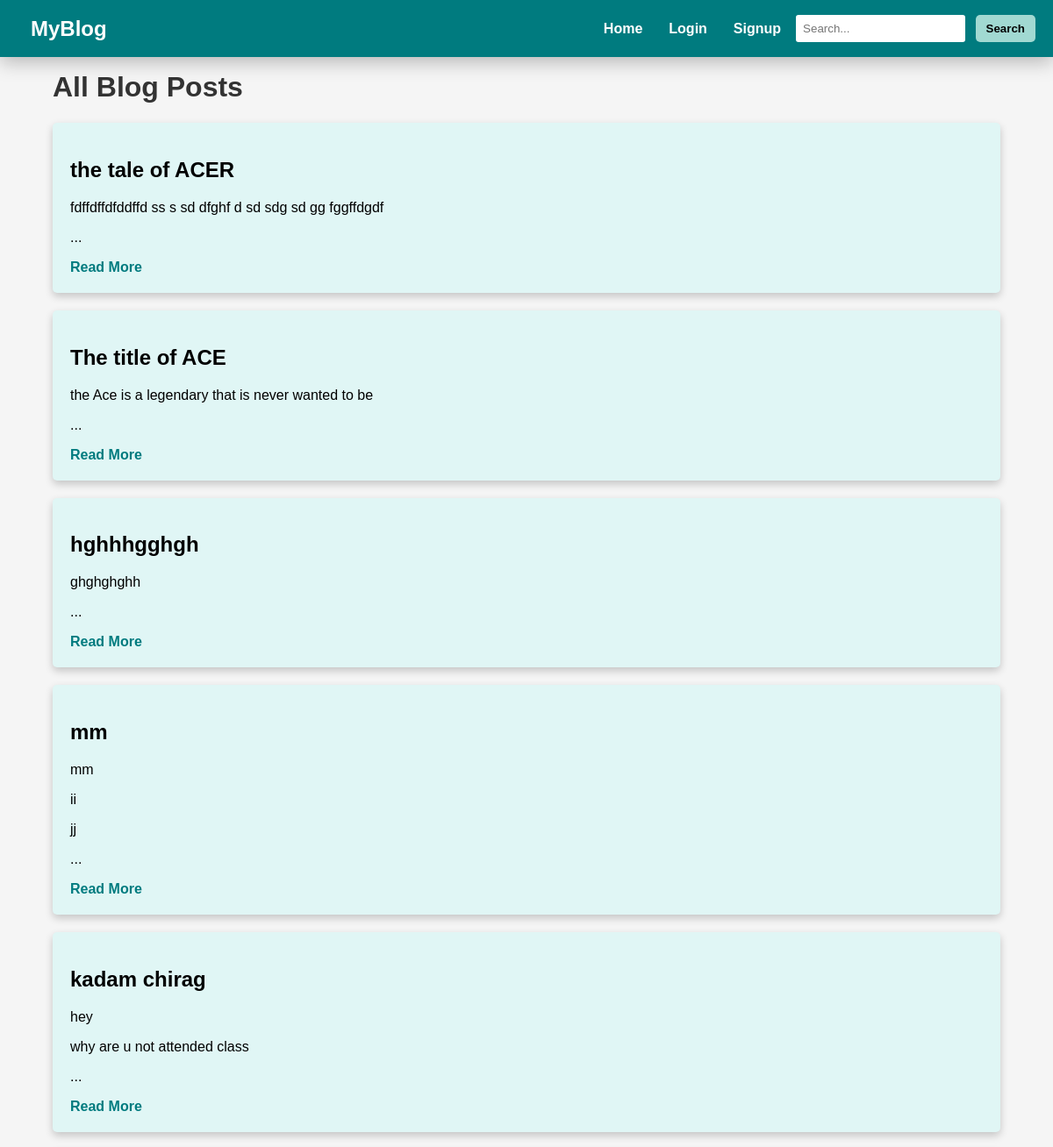
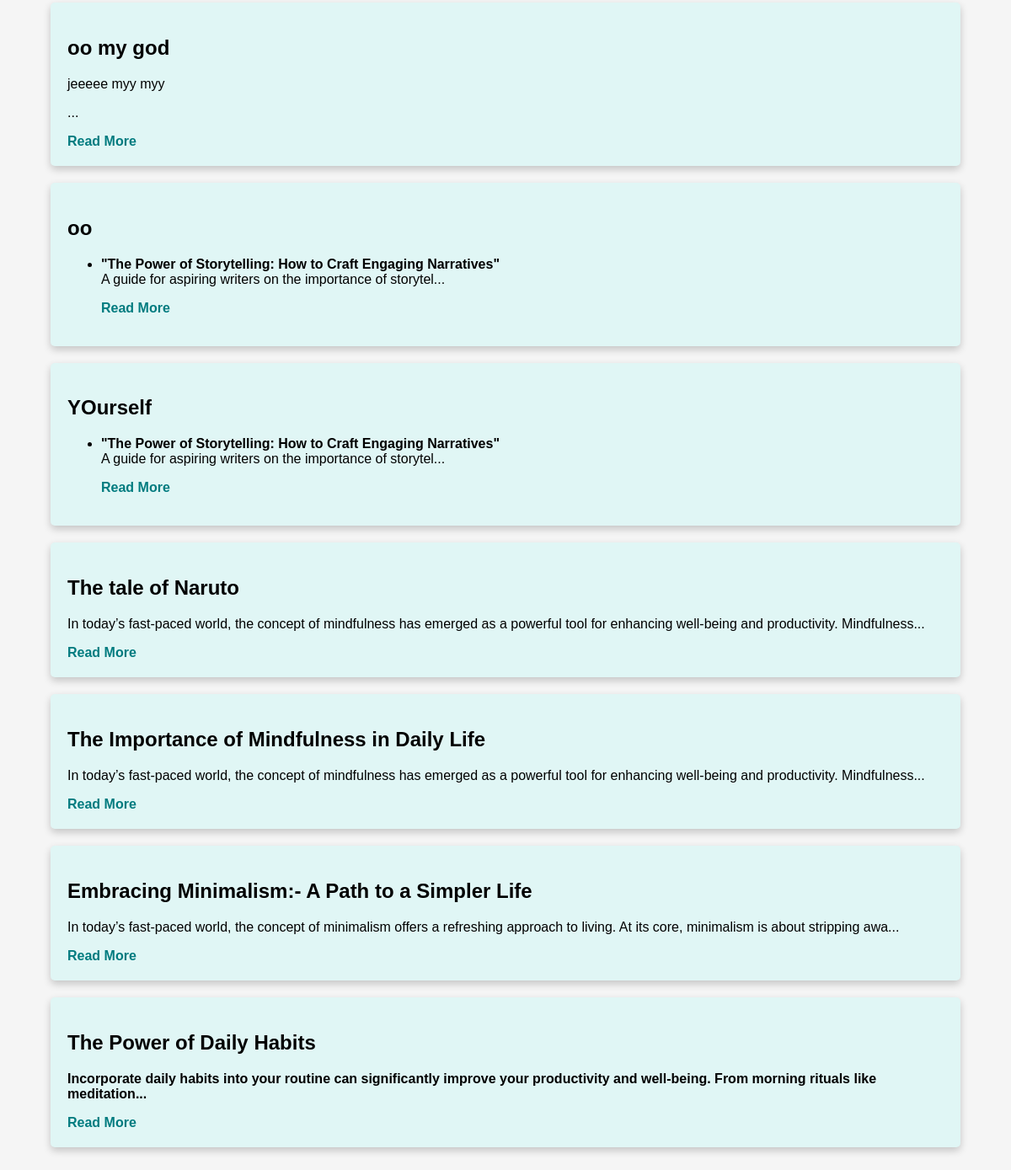
The page / on the database its author committed (2 pictures, top to bottom).
### tables this page shows
CREATE TABLE `posts` (
  `id` int(11) NOT NULL,
  `user_id` int(11) NOT NULL,
  `title` varchar(255) NOT NULL,
  `content` text NOT NULL,
  `tags` varchar(255) NOT NULL,
  `created_at` datetime DEFAULT current_timestamp()
);

### index.php (the view, shortened to what this page needs)
<?php
include('header.php');
$stmt = $conn->prepare("SELECT p.*
    FROM posts p
    LEFT JOIN drafts d ON p.id = d.post_id
    WHERE d.post_id IS NULL
    ORDER BY p.created_at DESC");
$stmt->execute();
$posts = $stmt->fetchAll(PDO::FETCH_ASSOC);
?>
<!DOCTYPE html>
<html lang="en">
<head>
</head>
<body>
    <div class="container" style="padding-inline:60px;">
        <h1>All Blog Posts</h1>
        <?php if (empty($posts)): ?>
            <p class="no-posts">No blog posts available.</p>
        <?php else: ?>
            <?php foreach ($posts as $post): ?>
                <div class="post">
                    <h2><?php echo ($post['title']); ?></h2>
                    <p><?php echo (substr($post['content'], 0, 150)); ?>...</p>
                    <a href="post_details.php?id=<?php echo $post['id']; ?>">Read More</a>
                </div>
            <?php endforeach; ?>
        <?php endif; ?>
    </div>
</body>
</html>

### header.php (shortened to what this page needs)
<!DOCTYPE html>
<html lang="en">
<head>
    <link rel="stylesheet" href="style.css">
</head>
<body>
<div class="header">
    <div class="logo">
        <a href="index.php">MyBlog</a>
    </div>
    <div class="menu">
    <a href="index.php">Home</a>
        <?php if (!isset($_SESSION['user_id'])): ?>
            <a href="login.php">Login</a>
            <a href="signup.php">Signup</a>
        <?php else: ?>
            <a href="dashboard.php">Dashboard</a>
            <a href="logout.php">Logout</a>
        <?php endif; ?>
        <div class="search-bar">
            <form action="search.php" method="GET">
                <input type="text" name="query" placeholder="Search...">
                <button type="submit">Search</button>
            </form>
        </div>
    </div>
</div>
</body>
</html>

### style.css (style rules this page uses)
body { margin: 0; padding: 0; box-sizing: border-box; font-family: Arial, sans-serif; background-color: #f5f5f5; }
.header { display: flex; justify-content: space-between; align-items: center; background-color: #007B7F; padding: 15px 20px; box-shadow: 0 4px 12px rgba(0, 0, 0, 0.15); position: fixed; top: 0; left: 0; right: 0; z-index: 1000; transition: box-shadow 0.3s; }
.header a { color: #FFFFFF; text-decoration: none; margin: 0 15px; font-weight: bold; position: relative; transition: color 0.3s; }
.header a::after { content: ''; display: block; height: 3px; width: 100%; background-color: #FFD700; position: absolute; left: 0; bottom: -5px; transform: scaleX(0); transition: transform 0.3s ease; }
.logo { font-size: 24px; font-weight: bold; color: #FFD700; transition: transform 0.3s; }
.menu { display: flex; align-items: center; }
.search-bar { display: flex; align-items: center; }
.search-bar input[type="text"] { padding: 8px; border: 2px solid #007B7F; border-radius: 5px; transition: border-color 0.3s, box-shadow 0.3s; }
.search-bar button { padding: 8px 12px; background-color: #A1D9D2; border: none; border-radius: 5px; margin-left: 5px; font-weight: bold; transition: background-color 0.3s, transform 0.3s; }
.container { padding: 20px; margin-top: 40px; }
h1 { color: #333; }
.post, .draft { background-color: #E0F6F5; border-radius: 5px; padding: 20px; margin-bottom: 20px; box-shadow: 0 4px 10px rgba(0, 0, 0, 0.2); transition: transform 0.3s; }
a { text-decoration: none; color: #007B7F; margin-right: 10px; font-weight: bold; }

### rows shown on the page
posts: title "the tale of ACER", content "fdffdffdfddffd ss s sd dfghf d sd sdg sd gg fggffdgdf"
posts: title "The title of ACE", content "the Ace is a legendary that is never wanted to be"
posts: title "hghhhgghgh", content "ghghghghh"
posts: title "mm", content "mm ii jj"
posts: title "kadam chirag", content "hey why are u not attended class"
posts: title "oo my god", content "jeeeee myy myy"
posts: title "oo", content "\"The Power of Storytelling: How to Craft Engaging Narratives\" A guide for aspiring writers on the importance of storytel"
posts: title "YOurself", content "\"The Power of Storytelling: How to Craft Engaging Narratives\" A guide for aspiring writers on the importance of storytel"
posts: title "The tale of Naruto", content "In today’s fast-paced world, the concept of mindfulness has emerged as a powerful tool for enhancing well-being and productivity. Mindfulness"
posts: title "The Importance of Mindfulness in Daily Life", content "In today’s fast-paced world, the concept of mindfulness has emerged as a powerful tool for enhancing well-being and productivity. Mindfulness"
posts: title "Embracing Minimalism:- A Path to a Simpler Life", content "In today’s fast-paced world, the concept of minimalism offers a refreshing approach to living. At its core, minimalism is about stripping awa"
posts: title "The Power of Daily Habits", content "Incorporate daily habits into your routine can significantly improve your productivity and well-being. From morning rituals like meditation"
